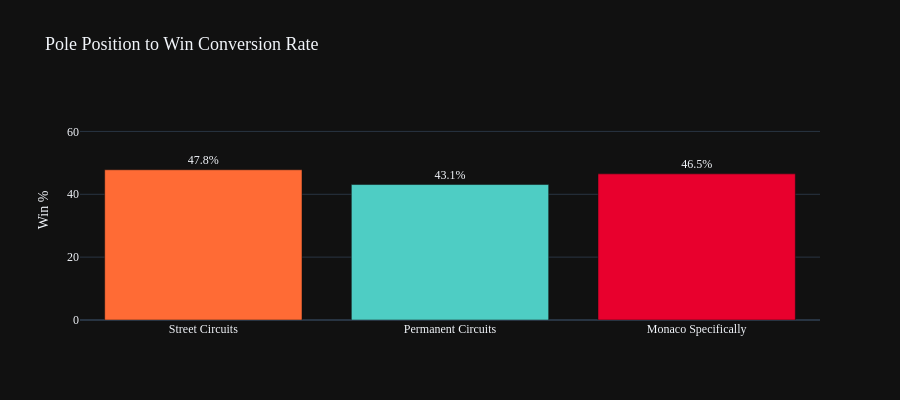

Notebook cell for this chart:
### Markdown cell above
## 10. Pole-to-Win Conversion Rates

These stats appear as the key stat cards in the D3 application: what percentage of pole sitters (P1 on the grid) convert that into a win, broken down by circuit type.

### Code cell
pole_sitters = valid[valid['Grid Position'] == 1]

street_pole = pole_sitters[pole_sitters['Circuit Type'] == 'Street Circuit']
perm_pole = pole_sitters[pole_sitters['Circuit Type'] == 'Permanent Circuit']
monaco_pole = pole_sitters[pole_sitters['Race Name'].str.contains('Monaco', na=False)]

street_win = (street_pole['Finish Position'] == 1).sum() / len(street_pole) * 100
perm_win = (perm_pole['Finish Position'] == 1).sum() / len(perm_pole) * 100
monaco_win = (monaco_pole['Finish Position'] == 1).sum() / len(monaco_pole) * 100

stats_data = pd.DataFrame({
    'Category': ['Street Circuits', 'Permanent Circuits', 'Monaco Specifically'],
    'Pole-to-Win %': [round(street_win, 1), round(perm_win, 1), round(monaco_win, 1)],
    'Total Poles': [len(street_pole), len(perm_pole), len(monaco_pole)]
})

fig = go.Figure(go.Bar(
    x=stats_data['Category'],
    y=stats_data['Pole-to-Win %'],
    marker_color=[STREET_COLOR, PERMANENT_COLOR, '#e8002d'],
    text=stats_data['Pole-to-Win %'].astype(str) + '%',
    textposition='outside'
))
fig.update_layout(
    title='Pole Position to Win Conversion Rate',
    yaxis_title='Win %', yaxis=dict(range=[0, 70]),
    template='plotly_dark', height=400,
    font=dict(family='DM Sans'), title_font_size=18,
)
fig.show()

print("\nDetailed stats:")
stats_data

### Figure 1 — Plotly figure (JSON) as saved in the notebook; plotly's stock layout.template omitted (floating-point values rounded to 4 significant figures)
{"data": [{"marker": {"color": ["#ff6b35", "#4ecdc4", "#e8002d"]}, "text": ["47.8%", "43.1%", "46.5%"], "textposition": "outside", "type": "bar", "x": ["Street Circuits", "Permanent Circuits", "Monaco Specifically"], "y": [47.8, 43.1, 46.5]}], "layout": {"font": {"family": "DM Sans"}, "height": 400, "title": {"font": {"size": 18}, "text": "Pole Position to Win Conversion Rate"}, "yaxis": {"range": [0, 70], "title": {"text": "Win %"}}}}
